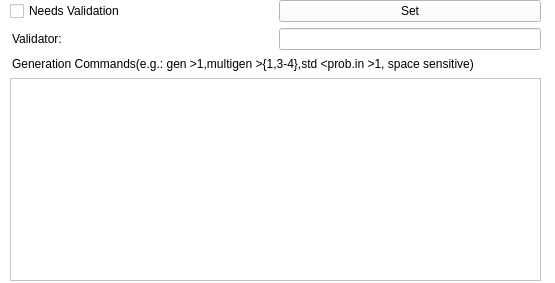
<?xml version="1.0" encoding="UTF-8"?>
<ui version="4.0">
 <class>DataConfigWidget</class>
 <widget class="QWidget" name="DataConfigWidget">
  <property name="geometry">
   <rect>
    <x>0</x>
    <y>0</y>
    <width>555</width>
    <height>283</height>
   </rect>
  </property>
  <property name="minimumSize">
   <size>
    <width>555</width>
    <height>283</height>
   </size>
  </property>
  <property name="maximumSize">
   <size>
    <width>555</width>
    <height>283</height>
   </size>
  </property>
  <property name="windowTitle">
   <string/>
  </property>
  <property name="autoFillBackground">
   <bool>false</bool>
  </property>
  <property name="styleSheet">
   <string notr="true">background-color: rgb(255, 255, 255);</string>
  </property>
  <widget class="QWidget" name="verticalLayoutWidget">
   <property name="geometry">
    <rect>
     <x>10</x>
     <y>0</y>
     <width>531</width>
     <height>281</height>
    </rect>
   </property>
   <layout class="QVBoxLayout" name="DCfLayout">
    <item>
     <layout class="QGridLayout" name="ValLayout">
      <item row="1" column="1">
       <widget class="QLineEdit" name="ValidatorTXT">
        <property name="enabled">
         <bool>false</bool>
        </property>
       </widget>
      </item>
      <item row="0" column="0">
       <widget class="QCheckBox" name="ValidatorCBOX">
        <property name="text">
         <string>Needs Validation</string>
        </property>
       </widget>
      </item>
      <item row="0" column="1">
       <widget class="QPushButton" name="pushButton">
        <property name="text">
         <string>Set</string>
        </property>
       </widget>
      </item>
      <item row="1" column="0">
       <widget class="QLineEdit" name="Validator">
        <property name="text">
         <string>Validator:</string>
        </property>
        <property name="frame">
         <bool>false</bool>
        </property>
        <property name="readOnly">
         <bool>true</bool>
        </property>
       </widget>
      </item>
     </layout>
    </item>
    <item>
     <widget class="QLineEdit" name="GenCmds">
      <property name="text">
       <string>Generation Commands(e.g.: gen &gt;1,multigen &gt;{1,3-4},std &lt;prob.in &gt;1, space sensitive)</string>
      </property>
      <property name="frame">
       <bool>false</bool>
      </property>
      <property name="readOnly">
       <bool>true</bool>
      </property>
     </widget>
    </item>
    <item>
     <widget class="QPlainTextEdit" name="GenCmdTXT"/>
    </item>
   </layout>
  </widget>
 </widget>
 <resources/>
 <connections/>
</ui>
